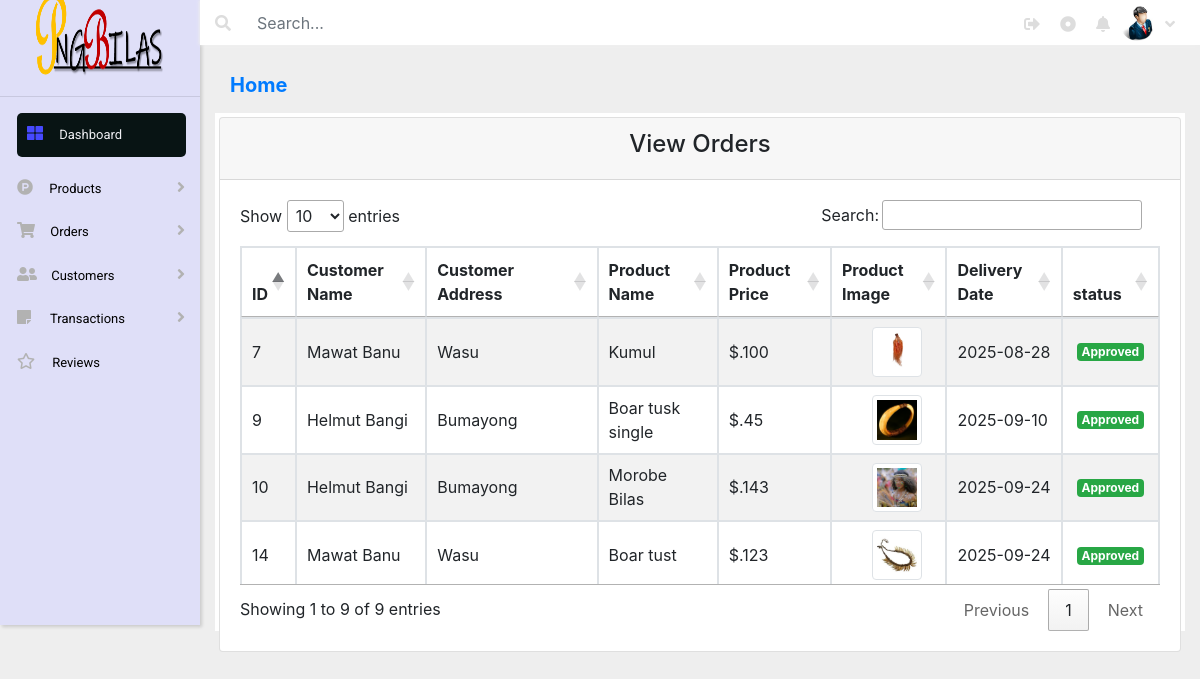
Screenshot of /admin/Index/orderview.php with the database file from the repository.
### tables this page shows
CREATE TABLE `ordered` (
  `ID` int(10) NOT NULL,
  `customer_name` varchar(20) NOT NULL,
  `customer_mail` varchar(50) NOT NULL,
  `customer_address` varchar(100) NOT NULL,
  `product_name` varchar(30) NOT NULL,
  `product_price` int(20) NOT NULL,
  `product_image` varchar(100) NOT NULL,
  `status` varchar(20) NOT NULL DEFAULT 'ordered',
  `Delivery_Date` date NOT NULL DEFAULT current_timestamp(),
  `created_at` varchar(255) NOT NULL
);

### admin/Index/orderview.php (the view, shortened to what this page needs)
<?php
include 'include/header.php';
include 'include/sidebar.php';
include 'include/top-header.php';
?>
<div class="container-fluid body-area mt-5">
  <div class="row mt-2">
    <div class="col-md-12 col-sm-12">
      <h5 class="pt-4"><a href="./index.php" style="text-decoration: none; font-weight: bold;">Home</a>
      </h5>
    </div>
  </div>
  <div class="row">
    <div class="col-md-12 col-sm-12 view-area mt-2 p-1">
      <div class="card">
        <div class="card-header">
          <h4 class="text-center">View Orders</h4>
        </div>
        <div class="card-body">
          <table id="dtBasicExample"
            class="table table-responsive table-striped table-bordered  w-100 d-block d-md-table" cellspacing="0"
            width="100%">
            <thead>
              <th class="th-sm">ID
              </th>
              <th class="th-sm">Customer Name
              </th>
              <th class="th-sm">Customer Address
              </th>
              <th class="th-sm">Product Name
              </th>
              <th class="th-sm">Product Price
              </th>
              <th class="th-sm">Product Image
              </th>
              <th class="th-sm">Delivery Date
              </th>
              <th class="th-sm">status
              </th>
            </thead>
            <tbody>
              <?php
            include 'Sql/config.php';
            ?>
              <?php
            $sql = "SELECT * FROM ordered";
            $table = mysqli_query($conn, $sql);
            if(mysqli_num_rows($table)>0){
                while ($row = mysqli_fetch_array($table)) {
                 ?>
              <tr>
                <td>
                  <?php echo $row['ID'];?>
                </td>
                <td>
                  <?php echo $row['customer_name'];?>
                </td>
                <td>
                  <?php echo $row['customer_address'];?>
                </td>
                <td>
                  <?php echo $row['product_name'];?>
                </td>
                <td>
                  $.<?php echo $row['product_price'];?>
                </td>
                <td><img src="img/uploads/<?php echo $row['product_image'];?>" class="img-thumbnail" height="50px" width="50px"
                    id="pimg"></td>
                <td>
                  <?php echo $row['Delivery_Date'];?>
                </td>
                <td>
                <p class ="badge badge-success m-1"><?php echo $row['status'];?></p>
                </td>
              </tr>
              <?php
                            }
                          }
                          ?>
            </tbody>
          </table>
        </div>
      </div>
    </div>
  </div>
</div>
</div>
<?php
include 'include/footer.php';
?>

### admin/Index/css/style2.css (style rules this page uses)
body { margin: 0px; padding: 0px; background-color: #eee; }
.img-thumbnail { margin-left: 30px; }
.view-area { height: 518px; background-color: #fff; }

### rows the page displays
ordered: ID "7", customer_name "Mawat Banu", customer_address "Wasu", product_name "Kumul", product_price "100", product_image (picture), Delivery_Date "2025-08-28", status "Approved"
ordered: ID "9", customer_name "Helmut Bangi", customer_address "Bumayong", product_name "Boar tusk single", product_price "45", product_image (picture), Delivery_Date "2025-09-10", status "Approved"
ordered: ID "10", customer_name "Helmut Bangi", customer_address "Bumayong", product_name "Morobe Bilas", product_price "143", product_image (picture), Delivery_Date "2025-09-24", status "Approved"
ordered: ID "14", customer_name "Mawat Banu", customer_address "Wasu", product_name "Boar tust", product_price "123", product_image (picture), Delivery_Date "2025-09-24", status "Approved"
